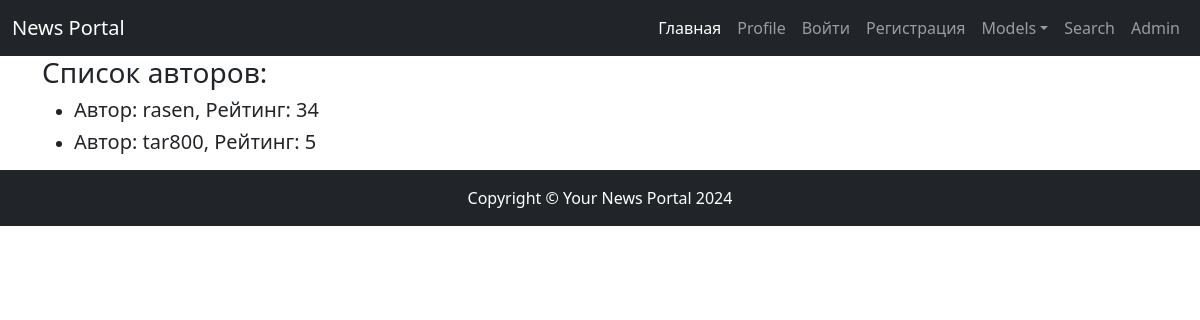
Screenshot of /authors/ with the database file from the repository.
### news/models.py (models this page shows, shortened)
class Author(models.Model):
    user = models.OneToOneField(User, on_delete=models.CASCADE)
    rating = models.IntegerField(default=0)

### news/views/author.py (the view)
# urls.py: path('authors/', AuthorList.as_view(), name='authors'),
class AuthorList(ListView):
    model = Author
    ordering = '-rating'
    template_name = APP + 'authors.html'
    context_object_name = 'authors'
    queryset = Author.objects.all()        #. select_related('author')

### news/templates/news/authors.html (shortened to what this page needs)
{% extends 'default.html' %}
{% block content %}
<b><h3>Список авторов:</h3></b>
<ul>
{% for author in authors %}
   <li>
       <h5>Автор: <span>{{ author.user }}</span>, Рейтинг: {{ author.rating }}</h5>
   </li>
{% endfor %}
</ul>
{% endblock content %}

### rows the page displays
Author: user "rasen", rating "34"
Author: user "tar800", rating "5"
